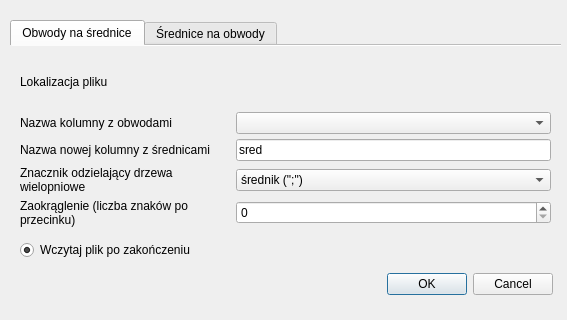
<?xml version="1.0" encoding="UTF-8"?>
<ui version="4.0">
 <class>DiamCalcDialogBase</class>
 <widget class="QDialog" name="DiamCalcDialogBase">
  <property name="geometry">
   <rect>
    <x>0</x>
    <y>0</y>
    <width>567</width>
    <height>320</height>
   </rect>
  </property>
  <property name="windowTitle">
   <string>Przeliczanie średnic i obwodów drzew jedno i  wielopniowych</string>
  </property>
  <widget class="QWidget" name="layoutWidget">
   <property name="geometry">
    <rect>
     <x>10</x>
     <y>20</y>
     <width>551</width>
     <height>211</height>
    </rect>
   </property>
   <layout class="QVBoxLayout" name="verticalLayout">
    <item>
     <widget class="QTabWidget" name="main_tab">
      <property name="currentIndex">
       <number>0</number>
      </property>
      <property name="documentMode">
       <bool>true</bool>
      </property>
      <property name="tabsClosable">
       <bool>false</bool>
      </property>
      <property name="movable">
       <bool>false</bool>
      </property>
      <property name="tabBarAutoHide">
       <bool>false</bool>
      </property>
      <widget class="QWidget" name="cir2diam_tab">
       <attribute name="title">
        <string>Obwody na średnice</string>
       </attribute>
       <widget class="QWidget" name="layoutWidget">
        <property name="geometry">
         <rect>
          <x>10</x>
          <y>10</y>
          <width>531</width>
          <height>171</height>
         </rect>
        </property>
        <layout class="QGridLayout" name="gridLayout_2" rowstretch="0,0,0,0,0" columnstretch="4,6" rowminimumheight="0,0,0,1,0" columnminimumwidth="1,1">
         <property name="verticalSpacing">
          <number>5</number>
         </property>
         <item row="1" column="1">
          <widget class="QComboBox" name="cir_col_cmb"/>
         </item>
         <item row="1" column="0">
          <widget class="QLabel" name="label_6">
           <property name="text">
            <string>Nazwa kolumny z obwodami</string>
           </property>
           <property name="wordWrap">
            <bool>true</bool>
           </property>
          </widget>
         </item>
         <item row="0" column="1">
          <widget class="QgsFileWidget" name="cir_fn_dlg">
           <property name="fileWidgetButtonVisible">
            <bool>true</bool>
           </property>
           <property name="filter">
            <string>*.shp</string>
           </property>
           <property name="options">
            <set>QFileDialog::ReadOnly</set>
           </property>
          </widget>
         </item>
         <item row="3" column="1">
          <widget class="QComboBox" name="cir_sep_cmb">
           <property name="layoutDirection">
            <enum>Qt::LeftToRight</enum>
           </property>
           <item>
            <property name="text">
             <string>średnik (&quot;;&quot;)</string>
            </property>
           </item>
           <item>
            <property name="text">
             <string>pauza (&quot;-&quot;)</string>
            </property>
           </item>
           <item>
            <property name="text">
             <string>przecinek (&quot;,&quot;)</string>
            </property>
           </item>
           <item>
            <property name="text">
             <string>spacja (&quot; &quot;)</string>
            </property>
           </item>
          </widget>
         </item>
         <item row="3" column="0">
          <widget class="QLabel" name="label_7">
           <property name="text">
            <string>Znacznik odzielający drzewa wielopniowe</string>
           </property>
           <property name="scaledContents">
            <bool>false</bool>
           </property>
           <property name="wordWrap">
            <bool>true</bool>
           </property>
          </widget>
         </item>
         <item row="2" column="1">
          <widget class="QLineEdit" name="cir_newcol_led">
           <property name="text">
            <string>sred</string>
           </property>
          </widget>
         </item>
         <item row="2" column="0">
          <widget class="QLabel" name="label_8">
           <property name="text">
            <string>Nazwa nowej kolumny z średnicami</string>
           </property>
           <property name="wordWrap">
            <bool>true</bool>
           </property>
          </widget>
         </item>
         <item row="0" column="0">
          <widget class="QLabel" name="label_5">
           <property name="text">
            <string>Lokalizacja pliku</string>
           </property>
           <property name="wordWrap">
            <bool>true</bool>
           </property>
          </widget>
         </item>
         <item row="4" column="0">
          <widget class="QLabel" name="label_13">
           <property name="text">
            <string>Zaokrąglenie (liczba znaków po przecinku)</string>
           </property>
           <property name="scaledContents">
            <bool>false</bool>
           </property>
           <property name="wordWrap">
            <bool>true</bool>
           </property>
          </widget>
         </item>
         <item row="4" column="1">
          <widget class="QSpinBox" name="cir_rnd_sbx">
           <property name="maximum">
            <number>10</number>
           </property>
          </widget>
         </item>
        </layout>
       </widget>
      </widget>
      <widget class="QWidget" name="diam2cir_tab">
       <attribute name="title">
        <string>Średnice na obwody</string>
       </attribute>
       <widget class="QWidget" name="layoutWidget">
        <property name="geometry">
         <rect>
          <x>10</x>
          <y>10</y>
          <width>531</width>
          <height>171</height>
         </rect>
        </property>
        <layout class="QGridLayout" name="gridLayout_3" rowstretch="0,0,0,0,0" columnstretch="4,6" rowminimumheight="0,0,0,1,0" columnminimumwidth="1,1">
         <property name="sizeConstraint">
          <enum>QLayout::SetDefaultConstraint</enum>
         </property>
         <property name="verticalSpacing">
          <number>5</number>
         </property>
         <item row="0" column="0">
          <widget class="QLabel" name="label_9">
           <property name="text">
            <string>Lokalizacja pliku</string>
           </property>
           <property name="wordWrap">
            <bool>true</bool>
           </property>
          </widget>
         </item>
         <item row="1" column="0">
          <widget class="QLabel" name="label_10">
           <property name="text">
            <string>Nazwa kolumny z średnicami</string>
           </property>
           <property name="wordWrap">
            <bool>true</bool>
           </property>
          </widget>
         </item>
         <item row="3" column="0">
          <widget class="QLabel" name="label_12">
           <property name="text">
            <string>Znacznik odzielający drzewa wielopniowe</string>
           </property>
           <property name="scaledContents">
            <bool>false</bool>
           </property>
           <property name="wordWrap">
            <bool>true</bool>
           </property>
          </widget>
         </item>
         <item row="2" column="0">
          <widget class="QLabel" name="label_11">
           <property name="text">
            <string>Nazwa nowej kolumny z obwodami</string>
           </property>
           <property name="wordWrap">
            <bool>true</bool>
           </property>
          </widget>
         </item>
         <item row="3" column="1">
          <widget class="QComboBox" name="diam_sep_cmb">
           <property name="layoutDirection">
            <enum>Qt::LeftToRight</enum>
           </property>
           <item>
            <property name="text">
             <string>średnik (&quot;;&quot;)</string>
            </property>
           </item>
           <item>
            <property name="text">
             <string>pauza (&quot;-&quot;)</string>
            </property>
           </item>
           <item>
            <property name="text">
             <string>przecinek (&quot;,&quot;)</string>
            </property>
           </item>
           <item>
            <property name="text">
             <string>spacja (&quot; &quot;)</string>
            </property>
           </item>
          </widget>
         </item>
         <item row="1" column="1">
          <widget class="QComboBox" name="diam_col_cmb"/>
         </item>
         <item row="0" column="1">
          <widget class="QgsFileWidget" name="diam_fn_dlg">
           <property name="filter">
            <string>*.shp</string>
           </property>
           <property name="options">
            <set>QFileDialog::ReadOnly</set>
           </property>
          </widget>
         </item>
         <item row="2" column="1">
          <widget class="QLineEdit" name="diam_newcol_led">
           <property name="text">
            <string>obw</string>
           </property>
          </widget>
         </item>
         <item row="4" column="0">
          <widget class="QLabel" name="label_14">
           <property name="text">
            <string>Zaokrąglenie (liczba znaków po przecinku)</string>
           </property>
           <property name="scaledContents">
            <bool>false</bool>
           </property>
           <property name="wordWrap">
            <bool>true</bool>
           </property>
          </widget>
         </item>
         <item row="4" column="1">
          <widget class="QSpinBox" name="diam_rnd_sbx">
           <property name="maximum">
            <number>10</number>
           </property>
          </widget>
         </item>
        </layout>
       </widget>
      </widget>
     </widget>
    </item>
   </layout>
  </widget>
  <widget class="QDialogButtonBox" name="btn_box">
   <property name="geometry">
    <rect>
     <x>360</x>
     <y>270</y>
     <width>193</width>
     <height>28</height>
    </rect>
   </property>
   <property name="standardButtons">
    <set>QDialogButtonBox::Cancel|QDialogButtonBox::Ok</set>
   </property>
  </widget>
  <widget class="QRadioButton" name="load_btn">
   <property name="geometry">
    <rect>
     <x>20</x>
     <y>240</y>
     <width>201</width>
     <height>20</height>
    </rect>
   </property>
   <property name="text">
    <string>Wczytaj plik po zakończeniu</string>
   </property>
   <property name="checked">
    <bool>true</bool>
   </property>
  </widget>
 </widget>
 <customwidgets>
  <customwidget>
   <class>QgsFileWidget</class>
   <extends>QWidget</extends>
   <header>qgsfilewidget.h</header>
  </customwidget>
 </customwidgets>
 <resources/>
 <connections/>
</ui>
